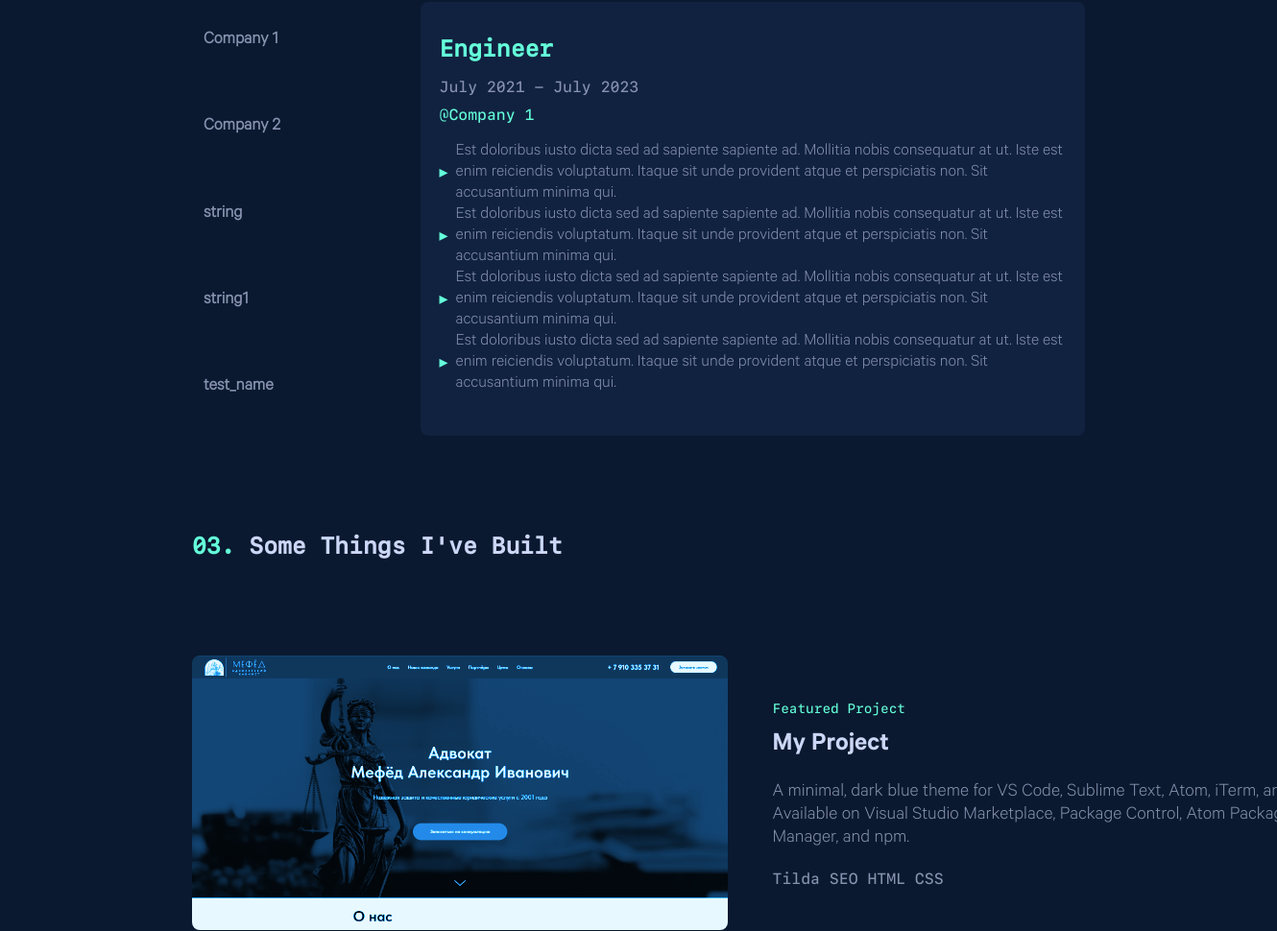
/home?selected_company_id=1 (middle part), run on an earlier commit of the app's database.
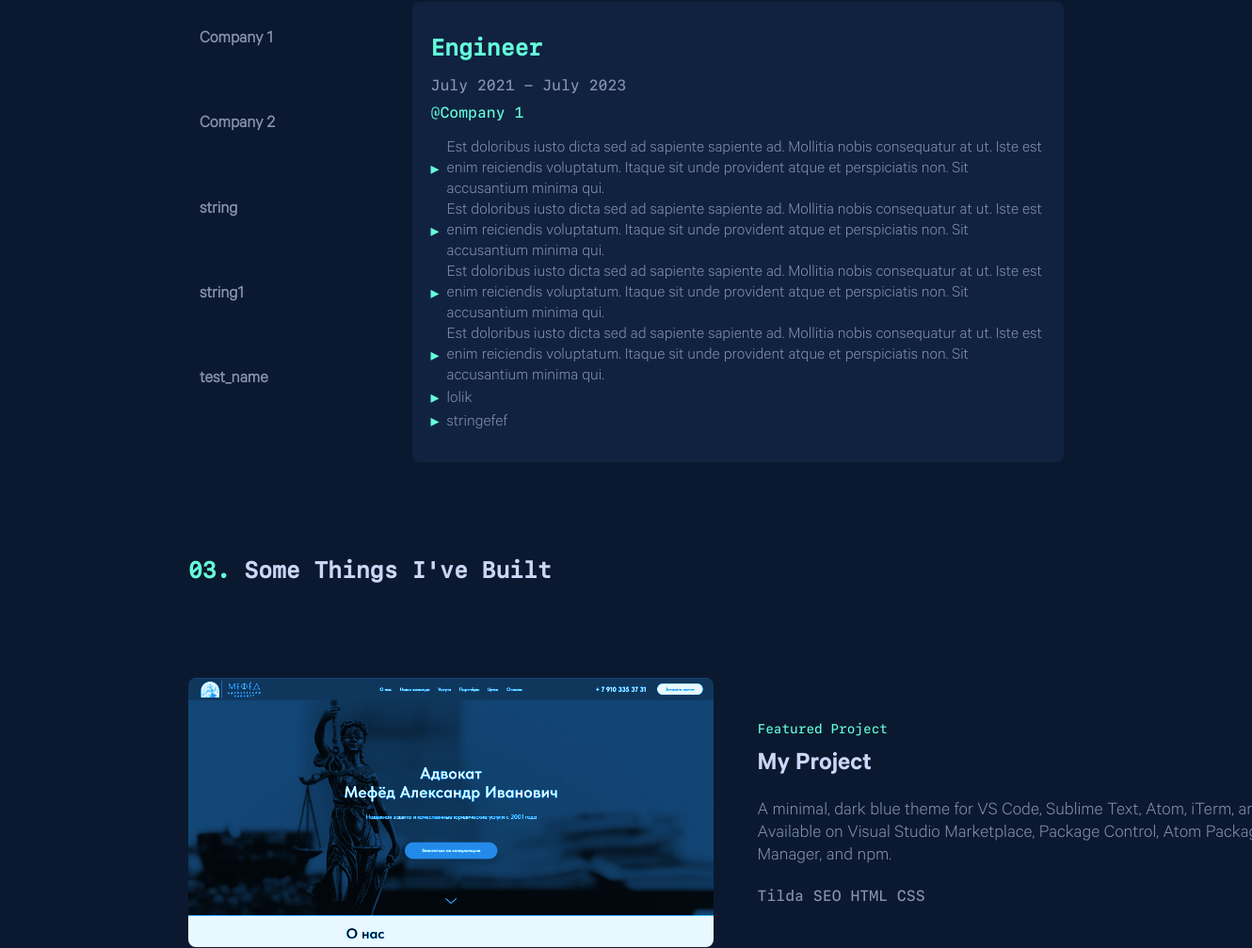
And on a later commit of the database.
### app/models.py (models this page shows)
class Company(Base):
    __tablename__ = "company"
    id = Column(Integer, primary_key=True, index=True)
    name = Column(String, unique=True, index=True)
    position = Column(String)
    link_job = Column(String)
    period = Column(String)
    function = relationship("FunctionJob", back_populates="company", cascade="all, delete-orphan")

class FunctionJob(Base):
    __tablename__ = "functions_in_company"
    id = Column(Integer, primary_key=True)
    job_id = Column(Integer, ForeignKey("company.id"))
    description = Column(String)
    company = relationship("Company", back_populates="function")

### main.py (the view)
@app.get("/home", response_class=HTMLResponse)
def read_companies(request: Request, selected_company_id: int = None, db: Session = Depends(get_db)):
    companies = crud.get_companies(db)
    selected_company = None
    functions = []
    if selected_company_id:
        selected_company = crud.get_company_by_id(db, selected_company_id)
        functions = crud.get_functions_by_company_id(db, selected_company_id)
    skills = list_skills
    companies_item = crud.get_companies(db)
    projects = crud.get_projects(db)
    return templates.TemplateResponse("index.html", {
        "request": request,
        "companies": companies,
        "selected_company": selected_company,
        "functions": functions,
        "skills": skills,
        "items": companies_item,
        "projects": projects
    })

### templates/index.html (shortened to what this page needs)
<!DOCTYPE html>
<html lang="ru">
<head>
        <link href="{{ url_for('static', path='/style.css') }}" rel="stylesheet">
</head>
<body>
{% include "navbar.html" %}
<main class="main-information">
    {% include "about.html" %}
<section id="work">
    <section id="work">
    <div class="work-container">
        <div class="company-list">
            {% for company in companies %}
                <div class="company">
                    <a href="?selected_company_id={{ company.id }}">
                        <h3>{{ company.name }}</h3>
                    </a>
                </div>
            {% endfor %}
        </div>
        <div class="company-details">
            {% if selected_company %}
                <div class="details">
                    <h3>{{ selected_company.position }}</h3>
                    <p>{{ selected_company.period }}</p>
                    <a href="{{ selected_company.link_job }}">@{{ selected_company.name }}</a>
                    <ul class="detail-list">
                        {% for function in functions %}
                            <li>{{ function.description }}</li>
                        {% endfor %}
                    </ul>
                </div>
            {% else %}
                <p>Please select a company to see the details.</p>
            {% endif %}
        </div>
    </div>
</section>
{% include "projects.html" %}
</main>
</body>
</html>

### templates/navbar.html (shortened to what this page needs)
<head>
</head>
<body>
</body>

### templates/about.html (shortened to what this page needs)
<head>
</head>
<body>
</body>

### templates/projects.html (shortened to what this page needs)
<h2 class="text-about" href="#" span style="color: #64ffda">03. <span style="color: #ccd6f6">Some Things I've Built</h2>
    <section id="projects">
        <div class="project">
            <div class="project-image">
                <img src="/static/image/site.png" alt="My Project">
            </div>
            <div class="project-details">
                <p class="featured">Featured Project</p>
                <h3><a hfref="#">My Project</a></h3>
                <p class="description">
                    A minimal, dark blue theme for VS Code, Sublime Text, Atom, iTerm, and more. Available on Visual Studio Marketplace, Package Control, Atom Package Manager, and npm.
                </p>
                <div class="tech-stack">
                    <p>Tilda SEO HTML CSS</p>
                </div>
            </div>
        </div>
    </section>

### static/style.css (style rules this page uses)
html { scroll-behavior: smooth; }
body { margin: 0; padding: 0; background-color: #0a192f; color: #ccd6f6; font-family: 'Calibre Light'; }
.main-information { margin: 200px; }
.description { font-family: 'Calibre Light'; width: 600px; font-size: 20px; color: #8892b0; }
.text-about { font-family: 'SFMono Medium'; }
p { color: #8892b0; }
h2 { color: #64ffda; margin: 100px 0 20px; }
.work-container { display: flex; max-width: 1200px; }
.company-list { flex: 1; margin-right: 20px; }
.company { margin-bottom: 10px; }
.company a { color: #8892b0; text-decoration: none; display: block; padding: 10px; border-left: 2px solid transparent; transition: border-color 0.3s, color 0.3s; }
.company-details { flex: 3; padding: 10px 20px; background-color: #112240; border-radius: 8px; font-family: 'SFMono Medium'; }
.company-details .details { margin-bottom: 20px; }
.company-details h3 { color: #64ffda; font-size: 24px; margin-bottom: 10px; }
.company-details p { margin-bottom: 10px; }
.company-details a { color: #64ffda; text-decoration: none; }
.company-details ul { list-style: none; padding: 0; font-size: 18px; }
.company-details ul li { display: flex; align-items: center; color: #8892b0; }
.company-details ul li::before { content: '▸'; color: #64ffda; margin-right: 8px; }
.detail-list { font-family: "Calibre Light"; }
#projects { margin: 100px 0; text-align: center; }
.project { display: flex; align-items: center; justify-content: space-between; margin-top: 50px; }
.project-image { width: 60%; transition: filter 0.3s ease; }
.project-image img { width: 100%; height: auto; border-radius: 8px; filter: sepia(1) saturate(5) hue-rotate(170deg); transition: filter 0.3s ease; }
.project-details { width: 35%; text-align: left; color: #ccd6f6; font-family: 'Calibre Light'; }
.project-details .featured { font-family: 'SFMono Medium'; color: #64ffda; font-size: 14px; }
.project-details h3 { font-family: 'Calibre Semibold'; margin: 10px 0; font-size: 28px; color: #ccd6f6; font-weight: bold; }
.project-details .description { margin: 20px 0; color: #8892b0; }
.project-details .tech-stack { margin: 20px 0; font-family: "SFMono Medium"; color: #8892b0; }

What changed in the data, as far as the page shows it:
added FunctionJob: description "lolik"
added FunctionJob: description "stringefef"
